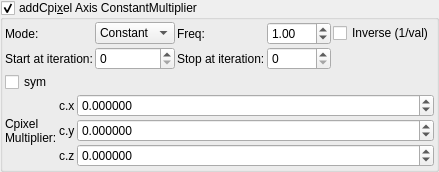
    <widget class="MyGroupBox" name="groupCheck_transf_addCpixel_enabled_false">
     <property name="toolTip">
      <string>&lt;html&gt;&lt;head/&gt;&lt;body&gt;&lt;p&gt;Cpixel is CVector3 c = ( c.x, c.y, c.z). It is each original point (pixel) in 3D space where the iteration starts from, ( c = original z for each point .) It is commonly found in formula structures z = f(z) + c.&lt;/p&gt;&lt;p&gt;The Cpixel multiplier effectively scales this point &amp;quot;c&amp;quot;.&lt;/p&gt;&lt;p&gt;This transform allows the swapping of the order of the &amp;quot;CVector3 c&amp;quot; components before being multiplied by &amp;quot;CVector3 z&amp;quot; components.&lt;/p&gt;&lt;/body&gt;&lt;/html&gt;</string>
     </property>
     <property name="title">
      <string>addCpi&amp;xel Axis ConstantMultiplier</string>
     </property>
     <property name="checkable">
      <bool>true</bool>
     </property>
     <layout class="QVBoxLayout" name="verticalLayout_50">
      <property name="spacing">
       <number>2</number>
      </property>
      <property name="leftMargin">
       <number>2</number>
      </property>
      <property name="topMargin">
       <number>2</number>
      </property>
      <property name="rightMargin">
       <number>2</number>
      </property>
      <property name="bottomMargin">
       <number>2</number>
      </property>
      <item>
       <layout class="QGridLayout" name="gridLayout_81">
        <property name="spacing">
         <number>2</number>
        </property>
        <item row="3" column="3">
         <widget class="MySpinBox" name="spinboxInt_transf_stop_iterations_C">
          <property name="sizePolicy">
           <sizepolicy hsizetype="Preferred" vsizetype="Maximum">
            <horstretch>0</horstretch>
            <verstretch>0</verstretch>
           </sizepolicy>
          </property>
          <property name="maximum">
           <number>999</number>
          </property>
         </widget>
        </item>
      <item row="1" column="0">
       <widget class="QLabel"><property name="text"><string>Mode:</string></property></widget>
      </item>
      <item row="1" column="1">
       <widget class="MyComboBox" name="comboBox_transf_multiplier_value_mode_2">
        <item><property name="text"><string notr="true">Constant</string></property></item>
        <item><property name="text"><string notr="true">Sine</string></property></item>
        <item><property name="text"><string notr="true">Ramp</string></property></item>
       </widget>
      </item>
      <item row="1" column="2">
       <widget class="QLabel"><property name="text"><string>Freq:</string></property></widget>
      </item>
      <item row="1" column="3">
       <widget class="MyDoubleSpinBox" name="spinbox_transf_multiplier_frequency_2">
        <property name="minimum"><double>0.01</double></property><property name="maximum"><double>100.0</double></property>
        <property name="singleStep"><double>0.1</double></property><property name="value"><double>1.0</double></property>
       </widget>
      </item>
      <item row="1" column="4" colspan="2">
       <widget class="MyCheckBox" name="checkBox_transf_multiplier_inverse_2">
        <property name="text"><string>Inverse (1/val)</string></property>
       </widget>
      </item>
        <item row="3" column="2">
         <widget class="QLabel" name="label_52">
          <property name="text">
           <string>Stop at iteration:</string>
          </property>
         </widget>
        </item>
        <item row="3" column="1">
         <widget class="MySpinBox" name="spinboxInt_transf_start_iterations_C">
          <property name="sizePolicy">
           <sizepolicy hsizetype="Minimum" vsizetype="Maximum">
            <horstretch>0</horstretch>
            <verstretch>0</verstretch>
           </sizepolicy>
          </property>
          <property name="minimum">
           <number>0</number>
          </property>
          <property name="maximum">
           <number>999</number>
          </property>
          <property name="value">
           <number>0</number>
          </property>
         </widget>
        </item>
        <item row="3" column="0">
         <widget class="QLabel" name="label_72">
          <property name="text">
           <string>Start at iteration:</string>
          </property>
         </widget>
        </item>
       </layout>
      </item>
      <item>
       <layout class="QGridLayout" name="gridLayout_24" columnstretch="0,0,1">
        <property name="spacing">
         <number>2</number>
        </property>
        <item row="0" column="0" colspan="2">
         <widget class="MyCheckBox" name="checkBox_transf_addCpixel_enabled">
          <property name="text">
           <string>sym</string>
          </property>
         </widget>
        </item>
        <item row="2" column="2">
         <widget class="MyDoubleSpinBox" name="spinbox3_transf_constant_multiplier_111_y">
          <property name="sizePolicy">
           <sizepolicy hsizetype="Minimum" vsizetype="Maximum">
            <horstretch>0</horstretch>
            <verstretch>0</verstretch>
           </sizepolicy>
          </property>
          <property name="prefix">
           <string/>
          </property>
          <property name="suffix">
           <string/>
          </property>
          <property name="decimals">
           <number>6</number>
          </property>
          <property name="minimum">
           <double>-99.989999999999995</double>
          </property>
          <property name="maximum">
           <double>99.989999999999995</double>
          </property>
          <property name="singleStep">
           <double>0.100000000000000</double>
          </property>
         </widget>
        </item>
        <item row="1" column="2">
         <widget class="MyDoubleSpinBox" name="spinbox3_transf_constant_multiplier_111_x">
          <property name="sizePolicy">
           <sizepolicy hsizetype="Minimum" vsizetype="Maximum">
            <horstretch>0</horstretch>
            <verstretch>0</verstretch>
           </sizepolicy>
          </property>
          <property name="prefix">
           <string/>
          </property>
          <property name="suffix">
           <string/>
          </property>
          <property name="decimals">
           <number>6</number>
          </property>
          <property name="minimum">
           <double>-99.989999999999995</double>
          </property>
          <property name="maximum">
           <double>99.989999999999995</double>
          </property>
          <property name="singleStep">
           <double>0.100000000000000</double>
          </property>
         </widget>
        </item>
        <item row="1" column="1">
         <widget class="QLabel" name="label_116">
          <property name="text">
           <string notr="true">c.x</string>
          </property>
         </widget>
        </item>
        <item row="2" column="1">
         <widget class="QLabel" name="label_114">
          <property name="text">
           <string notr="true">c.y</string>
          </property>
         </widget>
        </item>
        <item row="3" column="1">
         <widget class="QLabel" name="label_115">
          <property name="text">
           <string notr="true">c.z</string>
          </property>
         </widget>
        </item>
        <item row="3" column="2">
         <widget class="MyDoubleSpinBox" name="spinbox3_transf_constant_multiplier_111_z">
          <property name="sizePolicy">
           <sizepolicy hsizetype="Minimum" vsizetype="Maximum">
            <horstretch>0</horstretch>
            <verstretch>0</verstretch>
           </sizepolicy>
          </property>
          <property name="prefix">
           <string/>
          </property>
          <property name="suffix">
           <string/>
          </property>
          <property name="decimals">
           <number>6</number>
          </property>
          <property name="minimum">
           <double>-99.989999999999995</double>
          </property>
          <property name="maximum">
           <double>99.989999999999995</double>
          </property>
          <property name="singleStep">
           <double>0.100000000000000</double>
          </property>
         </widget>
        </item>
        <item row="1" column="0" rowspan="3">
         <widget class="QLabel" name="label_108">
          <property name="text">
           <string>Cpixel
Multiplier:</string>
          </property>
         </widget>
        </item>
       </layout>
      </item>
     </layout>
    </widget>
